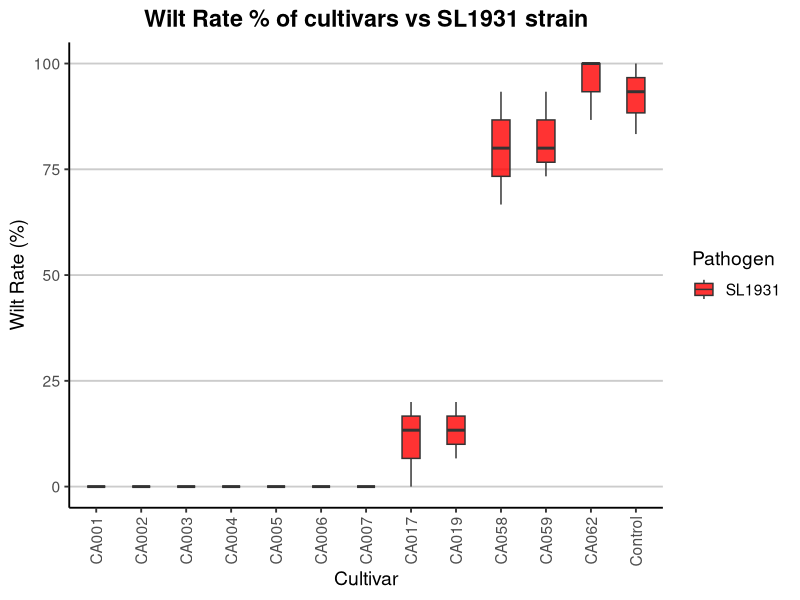

Here is the R script that generated this plot:
# SINGLE BOX PLOT DIAGRAMS ####################################################

# LOAD PACKAGES ###############################################################
library(ggplot2) # Plotting
library(dplyr) # data manipulation

# manually mention data frame
data_SL1931 <- data.frame(
  Cultivar = c("CA001", "CA001", "CA001",
               "CA002", "CA002", "CA002",
               "CA003", "CA003", "CA003",
               "CA004", "CA004", "CA004",
               "CA005", "CA005", "CA005",
               "CA006", "CA006", "CA006",
               "CA007", "CA007", "CA007",
               "CA017", "CA017", "CA017",
               "CA019", "CA019", "CA019",
               "CA058", "CA058", "CA058",
               "CA059", "CA059", "CA059",
               "CA062", "CA062", "CA062",
               "Control", "Control", "Control"),
  Wilt_Rate = c(0.0000,	0.0000,	0.0000,
                0.0000,	0.0000,	0.0000,
                0.0000,	0.0000,	0.0000,
                0.0000,	0.0000,	0.0000,
                0.0000,	0.0000,	0.0000,
                0.0000,	0.0000,	0.0000,
                0.0000,	0.0000,	0.0000,
                20.0000,	13.3333,	0.0000,
                13.3333,	20.0000,	6.6667,
                80.0000,	93.3333,	66.6667,
                73.3333,	80.0000,	93.3333,
                100.0000,	100.0000,	86.6667,
                100.0000,	83.3333,	93.3333),
  Pathogen = c("SL1931", "SL1931", "SL1931",
               "SL1931", "SL1931", "SL1931",
               "SL1931", "SL1931", "SL1931",
               "SL1931", "SL1931", "SL1931",
               "SL1931", "SL1931", "SL1931",
               "SL1931", "SL1931", "SL1931",
               "SL1931", "SL1931", "SL1931",
               "SL1931", "SL1931", "SL1931",
               "SL1931", "SL1931", "SL1931",
               "SL1931", "SL1931", "SL1931",
               "SL1931", "SL1931", "SL1931",
               "SL1931", "SL1931", "SL1931",
               "SL1931", "SL1931", "SL1931"),
  Replicate = c("R1", "R2", "R3",
                "R1", "R2", "R3",
                "R1", "R2", "R3",
                "R1", "R2", "R3",
                "R1", "R2", "R3",
                "R1", "R2", "R3",
                "R1", "R2", "R3",
                "R1", "R2", "R3",
                "R1", "R2", "R3",
                "R1", "R2", "R3",
                "R1", "R2", "R3",
                "R1", "R2", "R3",
                "R1", "R2", "R3")
)


# Define the cultivar order ###################################################
cultivar_order <- c("CA001", "CA002", "CA003", "CA004", "CA005", "CA006",
                    "CA007", "CA017", "CA019", "CA058", "CA059",
                    "CA062", "Control")


# Plot ########################################################################
ggplot(data_SL1931, aes(x = Cultivar, y = Wilt_Rate, fill = Pathogen)) + # assign axis
  geom_boxplot(outlier.shape = NA, alpha = 0.8, width = 0.4) + # create boxplot
  scale_fill_manual(values = c("SL1931" = "#FF0000")) +  # custom colors
  labs(title = "Wilt Rate % of cultivars vs SL1931 strain", # labels
       x = "Cultivar",
       y = "Wilt Rate (%)") +
  scale_y_continuous(limits = c(0, 100)) +   # force y-axis from 0–100
  theme_classic(base_size = 14) + # how the plot appear
  theme(
    axis.line = element_line(color = "black"),               # Axis lines in black
    panel.grid.major.x = element_blank(),                    # Remove vertical major grid lines
    panel.grid.minor.x = element_blank(),                    # Remove vertical minor grid lines
    panel.grid.major.y = element_line(color = "grey80"),      # Horizontal grid lines in grey
    panel.grid.minor.y = element_blank(),                     # Light grey minor horizontal lines
    plot.title = element_text(face = "bold", hjust = 0.5),
    legend.position = "right",
    axis.text.x = element_text(angle = 90, vjust = 0.5, hjust = 1) # vertical labels
  )

